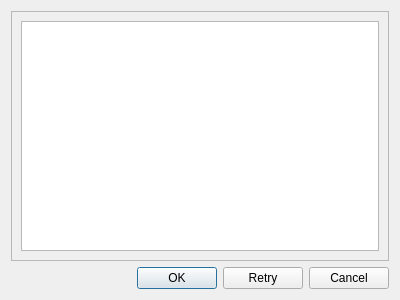
<?xml version="1.0" encoding="UTF-8"?>
<ui version="4.0">
 <class>SelectTTY</class>
 <widget class="QDialog" name="SelectTTY">
  <property name="geometry">
   <rect>
    <x>0</x>
    <y>0</y>
    <width>400</width>
    <height>300</height>
   </rect>
  </property>
  <property name="windowTitle">
   <string>Select TTY</string>
  </property>
  <layout class="QVBoxLayout" name="verticalLayout">
   <item>
    <widget class="QScrollArea" name="scrollArea">
     <property name="widgetResizable">
      <bool>true</bool>
     </property>
     <widget class="QWidget" name="scrollAreaWidgetContents">
      <property name="geometry">
       <rect>
        <x>0</x>
        <y>0</y>
        <width>384</width>
        <height>244</height>
       </rect>
      </property>
      <layout class="QGridLayout" name="gridLayout">
       <item row="0" column="0">
        <widget class="QListWidget" name="tty_list">
         <property name="selectionRectVisible">
          <bool>true</bool>
         </property>
         <property name="sortingEnabled">
          <bool>false</bool>
         </property>
        </widget>
       </item>
      </layout>
     </widget>
    </widget>
   </item>
   <item>
    <widget class="QDialogButtonBox" name="buttons">
     <property name="orientation">
      <enum>Qt::Orientation::Horizontal</enum>
     </property>
     <property name="standardButtons">
      <set>QDialogButtonBox::StandardButton::Cancel|QDialogButtonBox::StandardButton::Ok|QDialogButtonBox::StandardButton::Retry</set>
     </property>
    </widget>
   </item>
  </layout>
 </widget>
 <resources/>
 <connections>
  <connection>
   <sender>buttons</sender>
   <signal>accepted()</signal>
   <receiver>SelectTTY</receiver>
   <slot>accept()</slot>
   <hints>
    <hint type="sourcelabel">
     <x>248</x>
     <y>254</y>
    </hint>
    <hint type="destinationlabel">
     <x>157</x>
     <y>274</y>
    </hint>
   </hints>
  </connection>
  <connection>
   <sender>buttons</sender>
   <signal>rejected()</signal>
   <receiver>SelectTTY</receiver>
   <slot>reject()</slot>
   <hints>
    <hint type="sourcelabel">
     <x>316</x>
     <y>260</y>
    </hint>
    <hint type="destinationlabel">
     <x>286</x>
     <y>274</y>
    </hint>
   </hints>
  </connection>
 </connections>
</ui>
